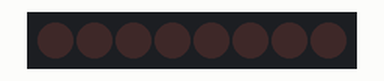
Simulated run of this sketch. Board: Arduino Uno, built with avr-gcc and run on an emulated ATmega328P. Shown: 8 shift-register outputs drawn as a row of LEDs (first output left, lit = HIGH). Wiring (inferred from the names in the program): shift register (74HC595): data pin 12; shift clock pin 10; latch pin 11. Wiring (inferred from the signals the program sends): row of LEDs: on Q0, Q1, Q2, Q3, Q4, Q5, Q6, Q7.

Above: at 0.05 s.
At 0.35 s:
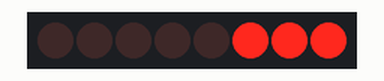
At 0.75 s:
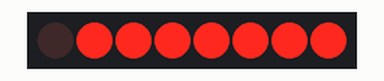
At 1.45 s:
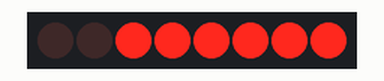
At 2.15 s:
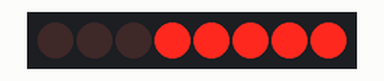
At 2.85 s:
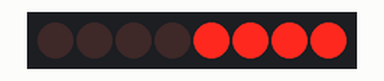
Timing chart, 0 to 3.1 s (numbered marks = the images above):
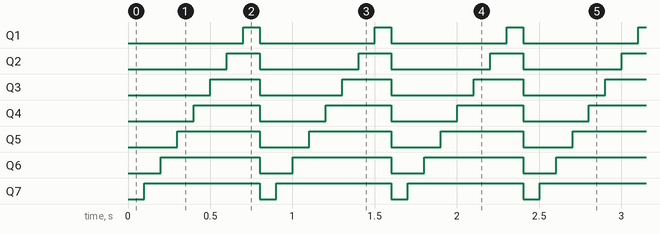

The sketch:

tu_code.ino
```cpp
int clockPin = 10; // SCK
int latchPin = 11; // RCK
int dataPin = 12; // SDI
void setup() {
  // put your setup code here, to run once:
  pinMode(clockPin, OUTPUT);
  pinMode(dataPin, OUTPUT);
  pinMode(latchPin, OUTPUT);
}

byte led[] = {0x00, 0x80, 0xC0, 0xE0, 0xF0, 0xF8, 0xFC, 0xFE, 0xFF};
void loop() {
  // put your main code here, to run repeatedly:
  for(int i = 0; i < 8; i++){
    shiftOut(dataPin, clockPin, MSBFIRST, led[i]);
    digitalWrite(latchPin, HIGH);
    digitalWrite(latchPin, LOW);
    delay(100);
  }

}
```

Measured:
- by itself, Q1: alternates HIGH for 0.10 s and LOW for 0.70 s
- by itself, Q2: alternates HIGH for 0.20 s and LOW for 0.60 s
- by itself, Q3: alternates HIGH for 0.30 s and LOW for 0.50 s
- by itself, Q4: alternates HIGH for 0.40 s and LOW for 0.40 s
- by itself, Q5: alternates HIGH for 0.50 s and LOW for 0.30 s
- by itself, Q6: alternates HIGH for 0.60 s and LOW for 0.20 s
- by itself, Q7: alternates HIGH for 0.70 s and LOW for 0.10 s
